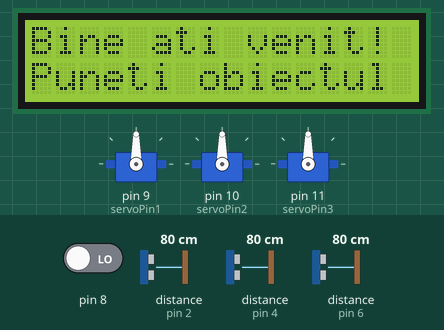
Simulated run of this sketch. Board: Arduino Uno, built with avr-gcc and run on an emulated ATmega328P. Shown: 16×2 character LCD, 3 × servo. Inputs (shaded band) come from the test bench; at power-on: pin 8 LOW, distance to the obstacle (sensors on pin 2, pin 4, pin 6) 80 cm. The echo pulse lasts 58.3 µs per cm; what the sketch prints to the serial monitor is not drawn.

Above: at 1.3 s.
1.4 s: pin 8 driven HIGH
At 2.9 s:
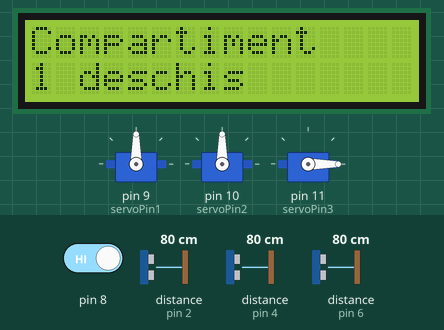
Timing chart, 0 to 4.4 s (numbered marks = the images above; inputs shaded):
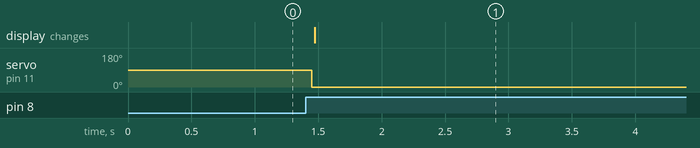

Measured:
- after the input at 1.4 s, servo on pin 11 (servoPin3): 90° → 0° after 0.05 s; the display: changes after 0.07 s (image 1)

The sketch:

Easybox.ino
```cpp
#include <Servo.h>

#include <Wire.h>
#include <LiquidCrystal_I2C.h>

void bubbleSort(float arr[], int n) {
  for (int i = 0; i < n-1; i++) {
    for (int j = 0; j < n-i-1; j++) {
      if (arr[j] < arr[j+1]) {
        int temp = arr[j];
        arr[j] = arr[j+1];
        arr[j+1] = temp;
      }
    }
  }
}


LiquidCrystal_I2C lcd(0x3F,16,2);
Servo servo1;
Servo servo2;
Servo servo3;

int servoPin1 = 9;
int servoPin2 = 10;
int servoPin3 = 11;

const int trigPin1 = 3;
const int echoPin1 = 2;
const int trigPin2 = 5;
const int echoPin2 = 4;
const int trigPin3 = 7;
const int echoPin3 = 6;

long duration1, distance1=999;
long duration2, distance2=999;
long duration3, distance3=999;


void setup()
{
lcd.begin(16,2);
lcd.init();
lcd.backlight();
servo1.attach(servoPin1);
servo1.write(90);
servo2.attach(servoPin2);
  servo2.write(90);
servo3.attach(servoPin3);
  servo3.write(90);
Serial.begin(9600);
 lcd.setCursor(0,0);
  lcd.print("Bine ati venit!");
  lcd.setCursor(0,1);
  lcd.print("Puneti obiectul ");

  // Set pin modes
  pinMode(trigPin1, OUTPUT);
  pinMode(echoPin1, INPUT);
  pinMode(trigPin2, OUTPUT);
  pinMode(echoPin2, INPUT);
  pinMode(trigPin3, OUTPUT);
  pinMode(echoPin3, INPUT);

  pinMode(8,INPUT);

}

void loop()
{

if(digitalRead(8)==HIGH)
{
	digitalWrite(trigPin1, LOW);
    delayMicroseconds(2);
    digitalWrite(trigPin1, HIGH);
    delayMicroseconds(10);
    digitalWrite(trigPin1, LOW);
    duration1 = pulseIn(echoPin1, HIGH);
    distance1 = 35.0-(duration1 * 0.0344 / 2);

    // Measure distance from sensor 2
    digitalWrite(trigPin2, LOW);
    delayMicroseconds(2);
    digitalWrite(trigPin2, HIGH);
    delayMicroseconds(10);
    digitalWrite(trigPin2, LOW);
    duration2 = pulseIn(echoPin2, HIGH);
    distance2 = 16.0-(duration2 * 0.0344 / 2);

    // Measure distance from sensor 3
    digitalWrite(trigPin3, LOW);
    delayMicroseconds(2);
    digitalWrite(trigPin3, HIGH);
    delayMicroseconds(10);
    digitalWrite(trigPin3, LOW);
    duration3 = pulseIn(echoPin3, HIGH);
    distance3 = 38.0-(duration3 * 0.0344 / 2);

    // Print distances to serial monitor
    Serial.print("Distance from sensor 1: ");
    Serial.print(distance1);
    Serial.println(" cm");

    Serial.print("Distance from sensor 2: ");
    Serial.print(distance2);
    Serial.println(" cm");

    Serial.print("Distance from sensor 3: ");
    Serial.print(distance3);
    Serial.println(" cm");


  float distante[]={distance1,distance2,distance3};
  bubbleSort(distante,3);
  float cutie3[]={13.0,18.0,13.0};
  bubbleSort(cutie3,3);
  float cutie2[]={13.0,13.0,13.0};
  bubbleSort(cutie2,3);
  float cutie1[]={13.0,5.0,13.0};
  bubbleSort(cutie1,3);

if(distante[0]<cutie1[0]&&distante[1]<cutie1[1]&&distante[2]<cutie1[2])
{
  servo3.write(0);
  lcd.clear();
  lcd.setCursor(0,0);
  lcd.print("Compartiment");
  lcd.setCursor(0,1);
  lcd.print("1 deschis");
  delay(8000);
  servo3.write(90);


}
  else if(distante[0]<cutie2[0]&&distante[1]<cutie2[1]&&distante[2]<cutie2[2])
  {
  servo2.write(00);
   lcd.clear();
  lcd.setCursor(0,0);
  lcd.print("Compartiment");
  lcd.setCursor(0,1);
  lcd.print("2 deschis");
  delay(8000);
  servo2.write(90);
  }
else if(distante[0]<cutie3[0]&&distante[1]<cutie3[1]&&distante[2]<cutie3[2])
{
  servo1.write(0);
  lcd.clear();
  lcd.setCursor(0,0);
  lcd.print("Compartiment");
  lcd.setCursor(0,1);
  lcd.print("3 deschis");
  delay(8000);
  servo1.write(90);
}
else
{
  lcd.clear();
  lcd.setCursor(0,0);
  lcd.print("Eroare: obiect");
  lcd.setCursor(0,1);
  lcd.print("prea mare");
}}
}
```
